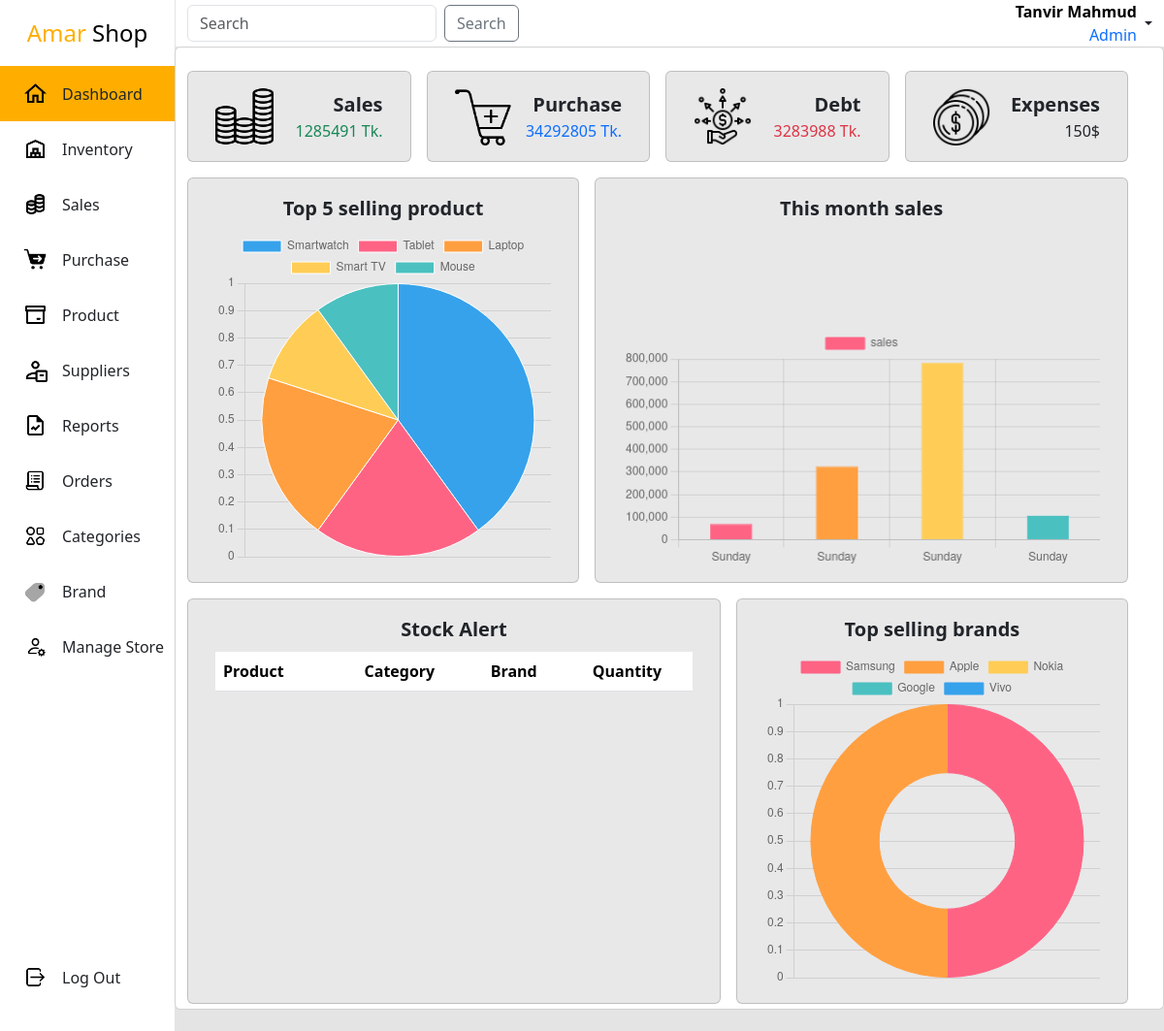
Page /admin-panel/dashboard/ (signed in) on the earlier database version.
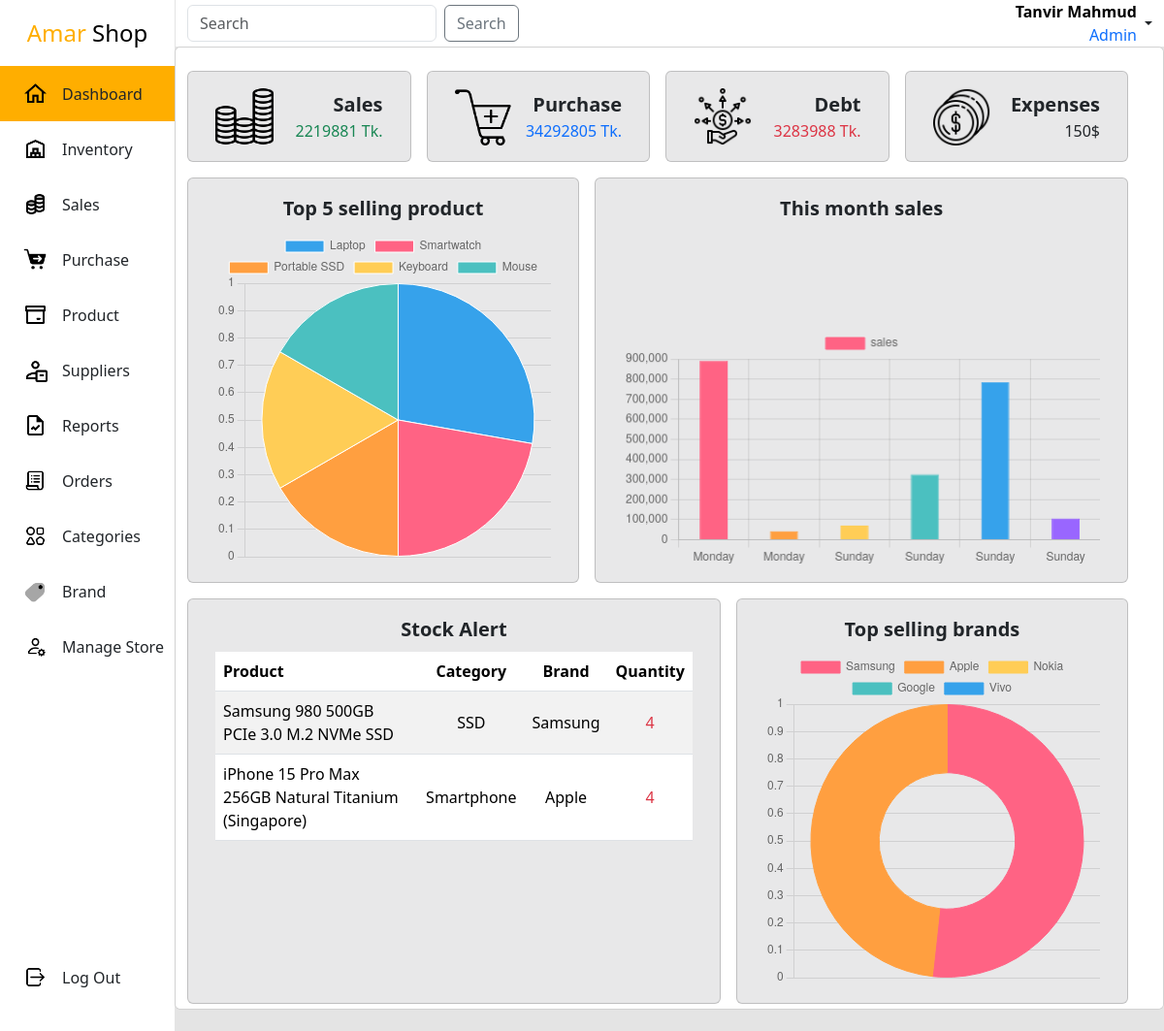
Same page on the later database version.
### app/models.py (models this page shows, shortened)
class Inventory(models.Model):
    product = models.OneToOneField(Product, on_delete=models.CASCADE, unique=True)
    quantity = models.PositiveIntegerField()
    unit_price = models.PositiveIntegerField(null=True,blank=True)
    unit_cost = models.PositiveIntegerField()
    total_cost = models.PositiveBigIntegerField(null=True, blank=True)
    valuation = models.PositiveBigIntegerField(null=True, blank=True)
    profit = models.PositiveBigIntegerField(null=True, blank=True)
    last_updated = models.DateTimeField(auto_now=True)
    created_at = models.DateTimeField(auto_now_add=True)
    class Meta:
        ordering = ['-created_at']

class Product(models.Model):
    category = models.ForeignKey(Categories, on_delete=models.CASCADE)
    brand = models.ForeignKey(Brand, on_delete=models.CASCADE)
    model = models.CharField(max_length=255)
    cost = models.PositiveIntegerField(null=True,blank=True)
    price = models.PositiveIntegerField(null=True,blank=True)
    description = models.TextField(null=True, blank=True)
    productImg = models.ImageField(upload_to=product_image_path, null=True, blank=True,)
    released_year = models.DateField(null=True,blank=True)
    created_at = models.DateTimeField(auto_now_add=True)
    class Meta:
        ordering = ['-created_at']

class Categories(models.Model):
    category = models.CharField(max_length=255, unique=True)
    class Meta:
        ordering = ['-id']
    def __str__(self):
        return self.category

class Brand(models.Model):
    brand = models.CharField(max_length=255, unique=True)
    class Meta:
        ordering = ['-id']
    def __str__(self):
        return self.brand

### app/views.py (the view)
# urls.py: path('dashboard/', DashboardView.as_view(), name='dashboard'),
class DashboardView(SuperuserRequiredMixin, TemplateView):
    template_name = 'dashboard/dashboard.html'
    def get_context_data(self, **kwargs):
        context = super().get_context_data(**kwargs)
        sales_data = Sales.objects.all()
        purchase_data = Purchase.objects.all()
        stock_alert_data = Inventory.objects.filter(quantity__lt=5)
        category_data = Categories.objects.all()
        brand_data = Brand.objects.all()
        sales = 0
        purchase = 0
        debt = 0
        top_sale = []
        top_brand = []
        for each in sales_data:
            sales += each.amount
        for each in purchase_data:
            purchase += each.paid_ammount
            debt += each.due_amount
        for each in category_data:
            product_types = ProductLineUp.objects.filter(product__product__category=each, sale_confirm=True)
            product_count = 0
            for each_item in product_types:
                product_count += each_item.quantity
            top_sale.append({
                f"{each}": product_count
            })
        for each in brand_data:
            product_types = ProductLineUp.objects.filter(product__product__brand=each, sale_confirm=True)
            brand_count = 0
            for each_item in product_types:
                brand_count += each_item.quantity
            top_brand.append({
                f"{each}": brand_count
            })
        current_year = timezone.now().year
        current_month = timezone.now().month
        monthly_sales_data = Sales.objects.filter(sales_date__year=current_year, sales_date__month=current_month)
        context['sales'] = sales
        context['purchase'] = purchase
        context['debt'] = debt
        context['stock_alert'] = stock_alert_data
        context['top_sale'] = sorted(top_sale, key=lambda x: list(x.values())[0], reverse=True)[:5]
        context['top_brand'] = sorted(top_brand, key=lambda x: list(x.values())[0], reverse=True)[:5]
        context['monthly_sales'] = monthly_sales_data
        return context

### app/views.py (called while the page is built)
    def test_func(self):
        return self.request.user.is_superuser

### templates/dashboard/dashboard.html (shortened to what this page needs)
{% extends "Layout.html" %}
{% load static %}
{%block link%}
    <link rel="stylesheet" href="{%static 'css/inventory.css'%}">
{%endblock link%}
{%block main%}
<div class="card height-100 p-4 overflow-scroll">
  <div class="row gap-3">
    <div class="row gap-3">
      <div class="col card bg-dark bg-opacity-10">
        <div class="card-body d-flex justify-content-between align-items-center">
          <div>
            <img src="{%static 'icons/dashboard/dash-sales.png'%}" width="60" alt="icon"/>
          </div>
          <div class="text-end">
            <div class="fw-bold fs-5">Sales</div>
            <div class="text-success">{{sales}} Tk.</div>
          </div>
        </div>
      </div>
      <div class="col card bg-dark bg-opacity-10">
        <div class="card-body d-flex justify-content-between align-items-center">
          <div>
            <img src="{%static 'icons/dashboard/dash-purchase.png'%}" width="60" alt="icon"/>
          </div>
          <div class="text-end">
            <div class="fw-bold fs-5">Purchase</div>
            <div class="text-primary">{{purchase}} Tk.</div>
          </div>
        </div>
      </div>
      <div class="col card bg-dark bg-opacity-10">
        <div class="card-body d-flex justify-content-between align-items-center">
          <div>
            <img src="{%static 'icons/dashboard/dash-due.png'%}" width="60" alt="icon"/>
          </div>
          <div class="text-end">
            <div class="fw-bold fs-5">Debt</div>
            <div class="text-danger">{{debt}} Tk.</div>
          </div>
        </div>
      </div>
      <div class="col card bg-dark bg-opacity-10">
        <div class="card-body d-flex justify-content-between align-items-center">
          <div>
            <img src="{%static 'icons/dashboard/dash-hidden-expensive.png'%}" width="60" alt="icon"/>
          </div>
          <div class="text-end">
            <div class="fw-bold fs-5">Expenses</div>
            <div>150$</div>
          </div>
        </div>
      </div>
    </div>
    <div class="row gap-3">
      <div class="col-5 card bg-dark bg-opacity-10">
        <div class="card-body">
          <div class="fw-bold text-center fs-5">Top 5 selling product</div>
          <div class="mt-2">
            <canvas id="topSellChart"></canvas>
          </div>
        </div>
      </div>
      <div class="col card bg-dark bg-opacity-10">
        <div class="card-body d-flex flex-column justify-content-between align-items-center">
          <div class="fw-bold fs-5">This month sales</div>
          <div class="mt-2 width-100">
            <canvas id="salePurchaseChart"></canvas>
          </div>
        </div>
      </div>
    </div>
    <div class="row gap-3">
      <div class="col card bg-dark bg-opacity-10">
        <div class="card-body">
          <div class="fw-bold fs-5 text-center">Stock Alert</div>
          <table class="mt-2 table table-striped">
            <thead>
              <tr>
                <th scope="col" class="align-middle">Product</th>
                <th scope="col" class="text-center align-middle">Category</th>
                <th scope="col" class="text-center align-middle">Brand</th>
                <th scope="col" class="text-center align-middle">Quantity</th>
              </tr>
            </thead>
            <tbody>
              {%for each in stock_alert%}
                <tr>
                  <td class="align-middle">{{each.product.model}}</td>
                  <td class="text-center align-middle">{{each.product.category}}</td>
                  <td class="text-center align-middle">{{each.product.brand}}</td>
                  <td class="text-center align-middle text-danger">{{each.quantity}}</td>
                </tr>
              {%endfor%}
            </tbody>
          </table>
        </div>
      </div>
      <div class="col-5 card bg-dark bg-opacity-10">
        <div class="card-body">
          <div class="fw-bold fs-5 text-center">Top selling brands</div>
          <div class="mt-2">
            <canvas id="tobBrandChart"></canvas>
          </div>
        </div>
      </div>
    </div>
  </div>
</div>
{%endblock main%}

Differences in the rows shown:
now on this page (row edited): Inventory: product.model "Samsung 980 500GB PCIe 3.0 M.2 NVMe SSD", product.category "SSD", product.brand "Samsung", quantity "4"
now on this page (row edited): Inventory: product.model "iPhone 15 Pro Max 256GB Natural Titanium (Singapore)", product.category "Smartphone", product.brand "Apple", quantity "4"
Other differences:
{{ sales }}: "1285491" → "2219881"
chart data {{ key }}: Smartwatch, Tablet, Laptop, Smart TV, Mouse → Laptop, Smartwatch, Portable SSD, Keyboard, Mouse
chart data {{ value }}: 4, 2, 2, 1, 1 → 5, 4, 3, 3, 3
chart data {{ each.amount }}: 70498, 324997, 783996, 106000 → 891992, 42398, 70498, 324997, 783996, 106000
chart data {{ value }}: 6, 6, 0, 0, 0 → 15, 14, 0, 0, 0
